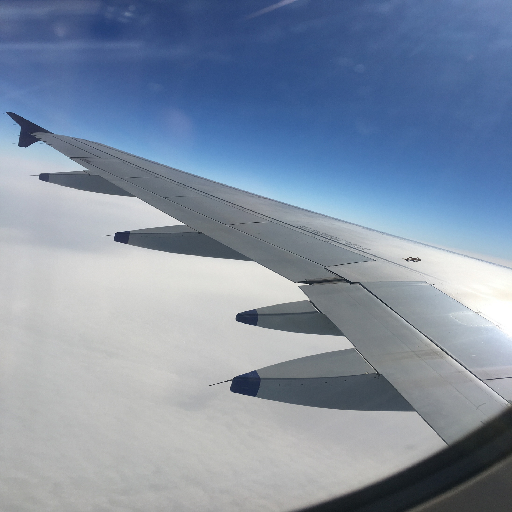
#> input picture Utilities/Contrast_adjustment/7.png, 512 x 512 px
$ python -i adj-contrast.py   (imports and definitions only)   (Python 2 division)
#> lines starting #> are read from the running program, lines starting #| are printed output that depends on the picture
#> further down, picture is the input picture: shape (512, 512, 3); mean B, G, R 165, 145, 130.6
import cv2
import numpy as np

def adjust_brightness(img):
    hsv = cv2.cvtColor(img, cv2.COLOR_BGR2HSV) #convert it to hsv
#> hsv: shape (512, 512, 3); mean H, S, V 82.6, 58.8, 165.6
    h, s, v = cv2.split(hsv)
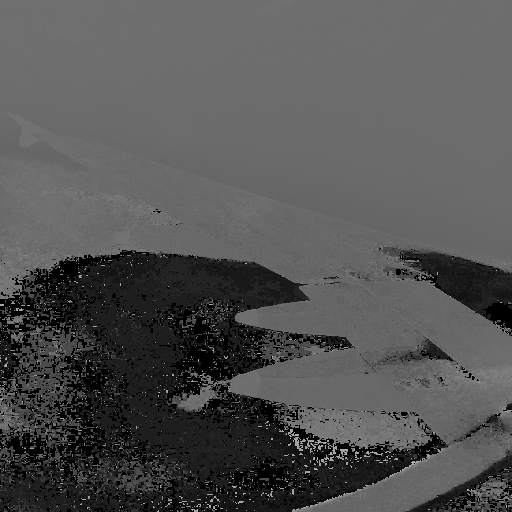
#> h: shape (512, 512); min 0, max 176, mean 82.6
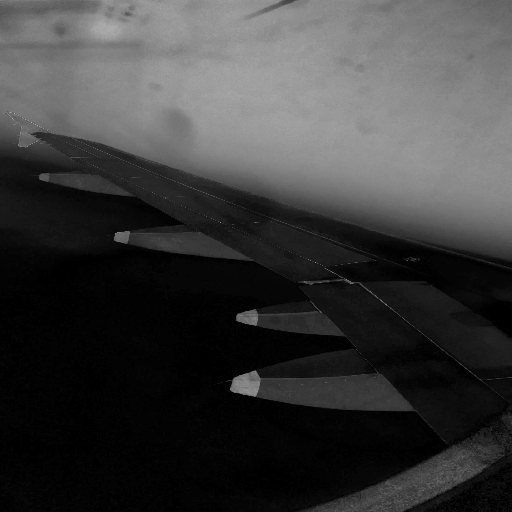
#> s: shape (512, 512); min 0, max 183, mean 58.8
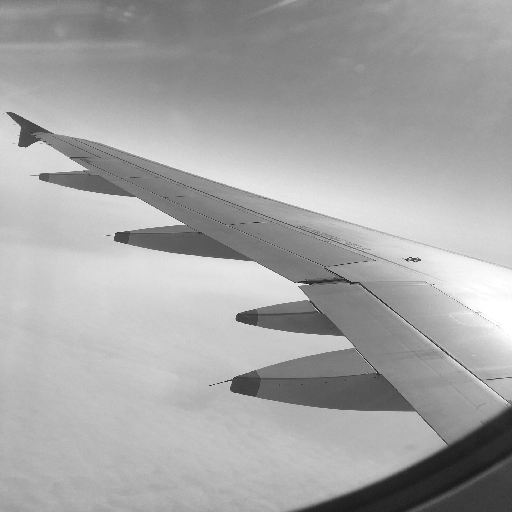
#> v: shape (512, 512); min 24, max 255, mean 165.6
    x = v - v*.65
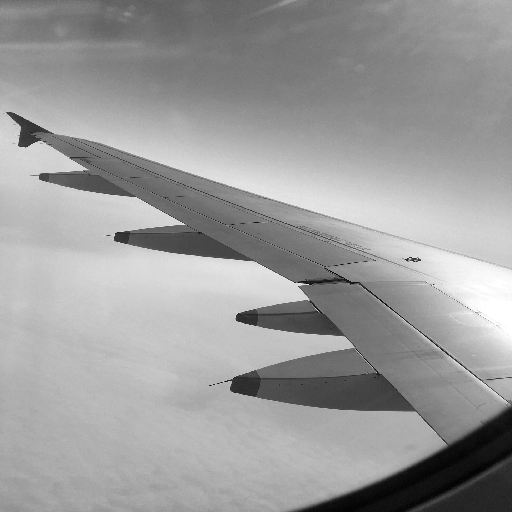
#> x: shape (512, 512) float64; min 8.4, max 89.25, mean 58; drawn with min black and max white
    x = x.astype('uint8')
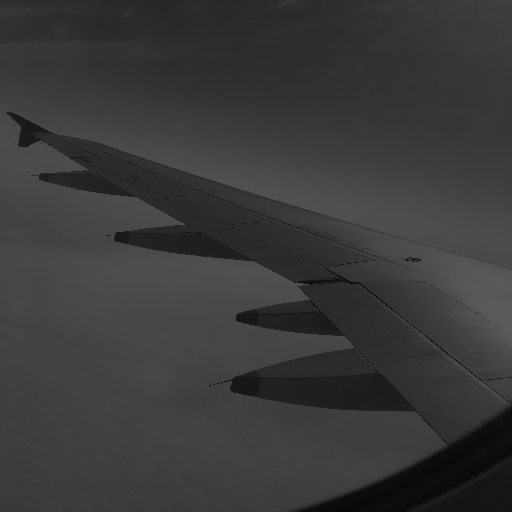
#> x: shape (512, 512); min 8, max 89, mean 57.5
    final_hsv = cv2.merge((h, s, x))
#> final_hsv: shape (512, 512, 3); mean H, S, V 82.6, 58.8, 57.5
    img = cv2.cvtColor(final_hsv, cv2.COLOR_HSV2BGR)
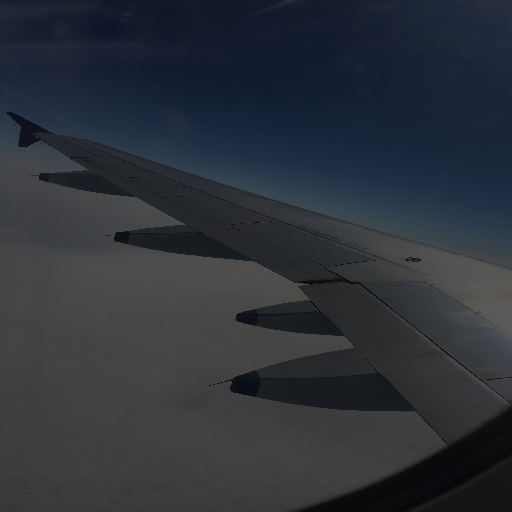
#> img: shape (512, 512, 3); mean B, G, R 57.2, 49.9, 45
    return img
    #cv2.imwrite("image_processed.jpg", img)
def adjust_hue(img):
    hsv = cv2.cvtColor(img, cv2.COLOR_BGR2HSV) #convert it to hsv
    h, s, v = cv2.split(hsv)
    x = h - h *.5
    x = x.astype('uint8')
    final_hsv = cv2.merge((x, s, v))
    img = cv2.cvtColor(final_hsv, cv2.COLOR_HSV2BGR)
    return img
    #cv2.imwrite("image_processed.jpg", img)

def adjust_saturation(img):
    hsv = cv2.cvtColor(img, cv2.COLOR_BGR2HSV) #convert it to hsv
    h, s, v = cv2.split(hsv)
    x = s - s *.5
    x = x.astype('uint8')
    final_hsv = cv2.merge((h, x, v))
    img = cv2.cvtColor(final_hsv, cv2.COLOR_HSV2BGR)
    return img
    #cv2.imwrite("image_processed.jpg", img)

def adjust_gamma(image, gamma=1.0):

   invGamma = 1.0 / gamma
   table = np.array([((i / 255.0) ** invGamma) * 255
      for i in np.arange(0, 256)]).astype("uint8")

   return cv2.LUT(image, table)

def custom_adjust(img):
    h,w,_ = np.shape(img)
    print h,w


# [2 lines not run here, left out]

# [10 lines of commented-out code are left out]

# [1 line that did not run here, left out]

# [2 lines not run here, left out]

>>> import cv2
>>> picture = cv2.imread('7.png')
>>> result = adjust_brightness(picture)

$ run again, on Utilities/Contrast_adjustment/2.jpg
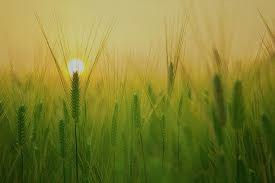
#> input picture Utilities/Contrast_adjustment/2.jpg, 275 x 183 px
#> picture is the input picture: shape (183, 275, 3); mean B, G, R 51, 128.5, 129
#> hsv: shape (183, 275, 3); mean H, S, V 31.2, 175.5, 138.2
#> in adjust_brightness, `x = x.astype('uint8')`:
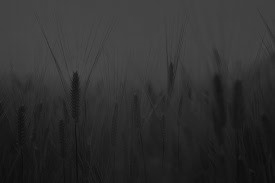
#> x: shape (183, 275); min 11, max 77, mean 47.9
#> final_hsv: shape (183, 275, 3); mean H, S, V 31.2, 175.5, 47.9
#> in adjust_brightness, `img = cv2.cvtColor(final_hsv, cv2.COLOR_HSV2BGR)`:
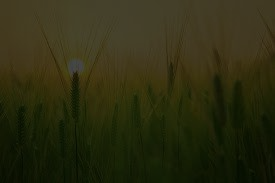
#> img: shape (183, 275, 3); mean B, G, R 17.3, 44.3, 44.5

$ run again, on Utilities/Contrast_adjustment/5.jpeg
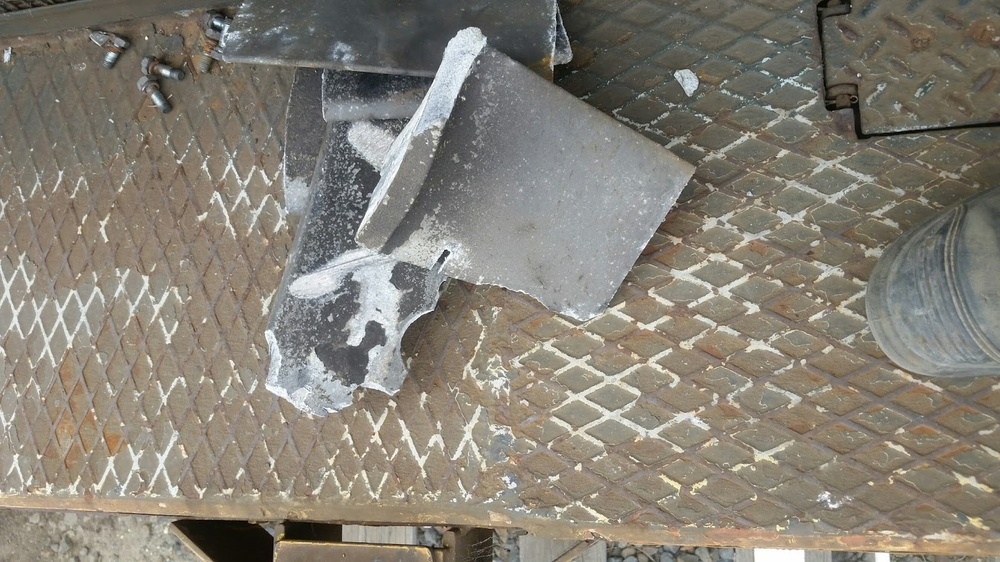
#> input picture Utilities/Contrast_adjustment/5.jpeg, 1000 x 562 px, shrunk from 1600 x 900 before the run
#> picture is the input picture: shape (562, 1000, 3); mean B, G, R 117.3, 128.4, 133.8
#> hsv: shape (562, 1000, 3); mean H, S, V 36.8, 38.2, 135.5
#> in adjust_brightness, `h, s, v = cv2.split(hsv)`:
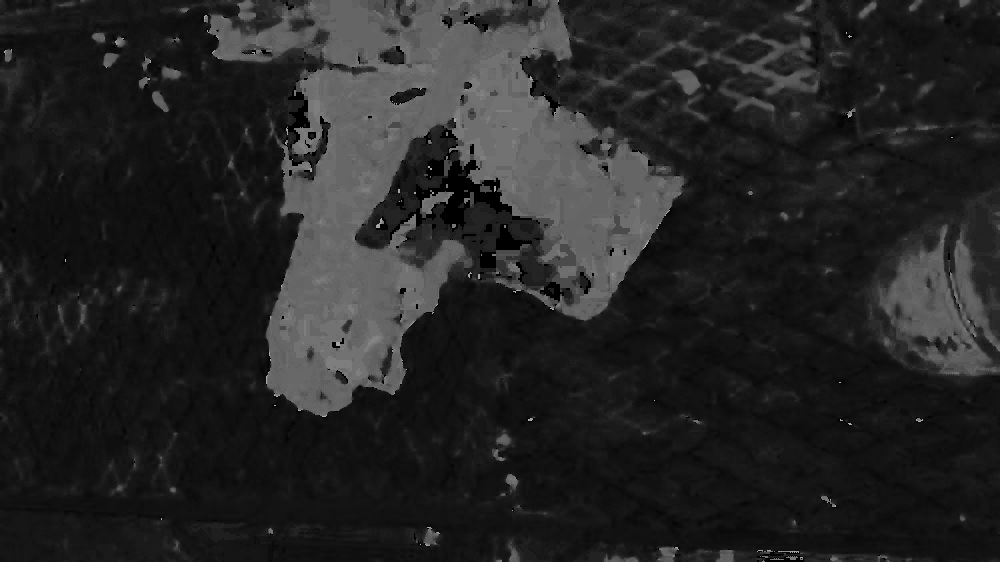
#> h: shape (562, 1000); min 0, max 177, mean 36.8
#> in adjust_brightness, `x = x.astype('uint8')`:
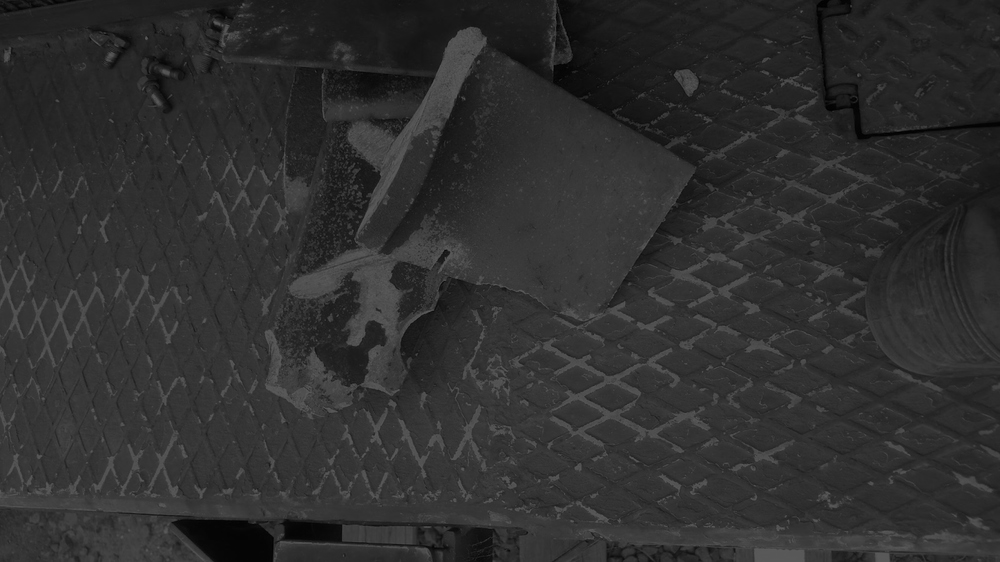
#> x: shape (562, 1000); min 0, max 89, mean 46.9
#> final_hsv: shape (562, 1000, 3); mean H, S, V 36.8, 38.2, 46.9
